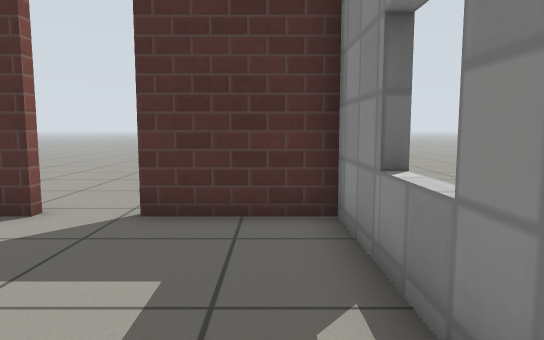
view 1 (above)

23 first-person views from a walk through a world built for the Gazebo simulator. The camera is 0.72 m above the floor, tilts 6° down and sees 70° across. The floor is counted in squares, 0.5 m on a side. Each view is taken from the middle of a square. On the plan, view 1 faces up. The plan holds only what a view shows up to about 16 squares ahead; the rest is blank. The place goes on beyond the plan. Gazebo's built-in surfaces are drawn with simple patterns.

view 2
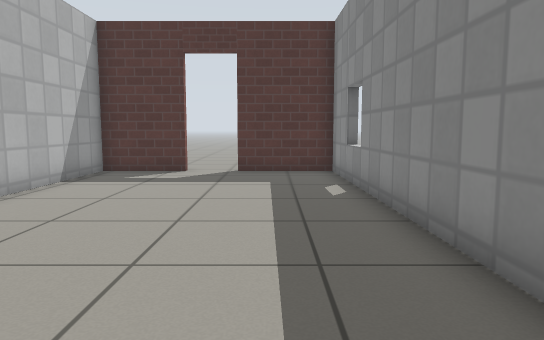

view 3
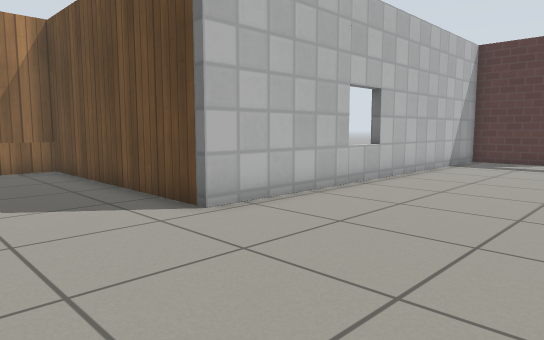

view 4
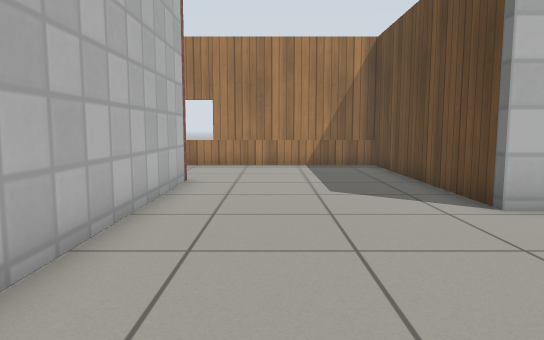

view 5
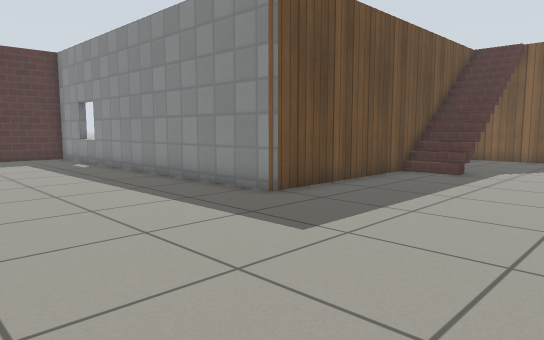

view 6
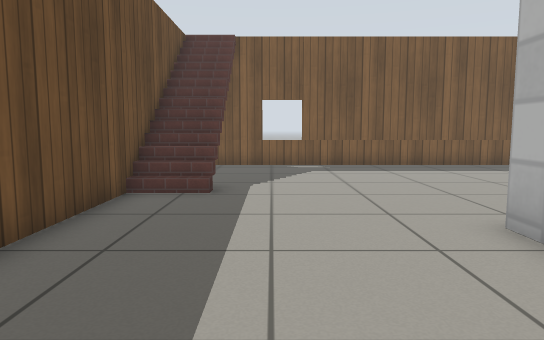

view 7
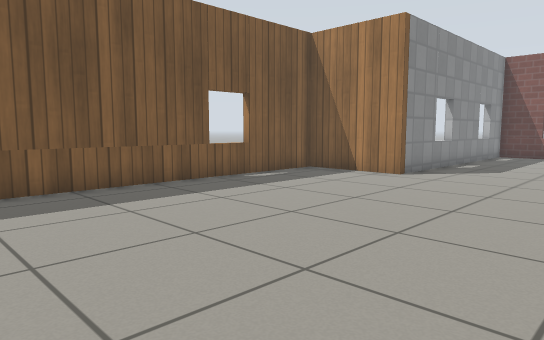

view 8
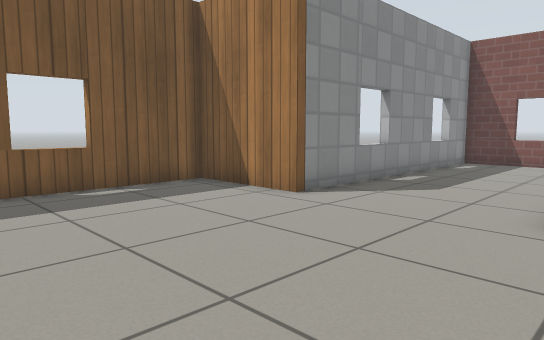

view 9
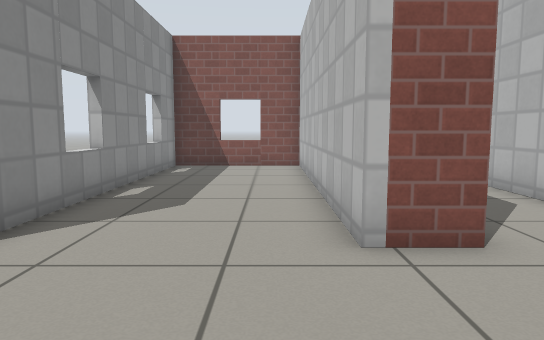

view 10
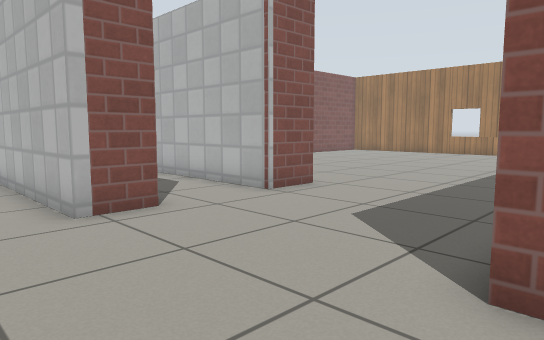

view 11
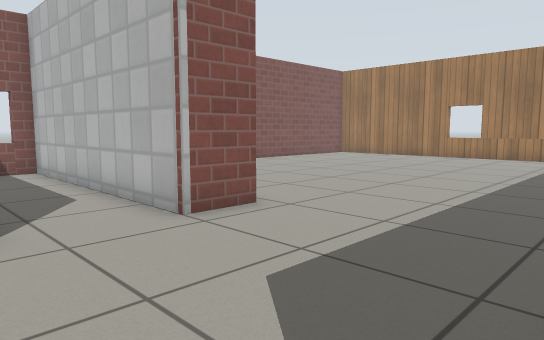

view 12
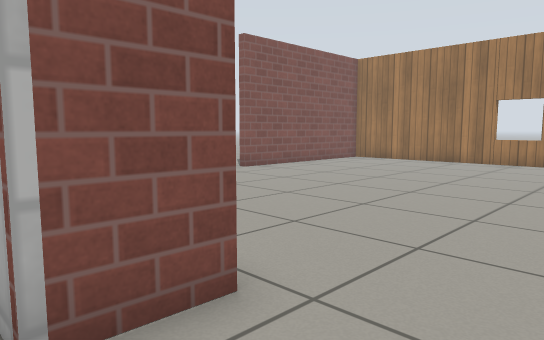

view 13
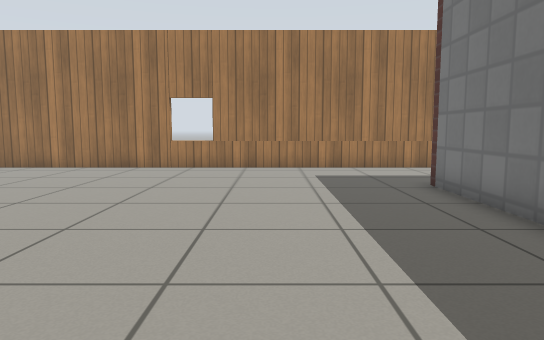

view 14
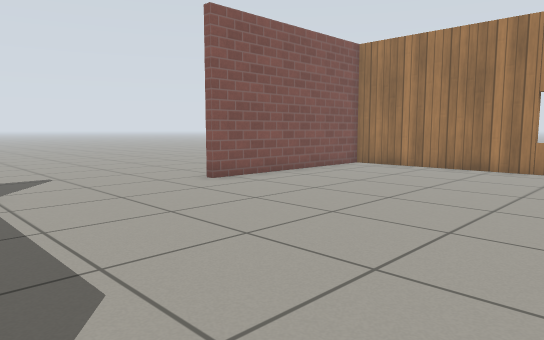

view 15
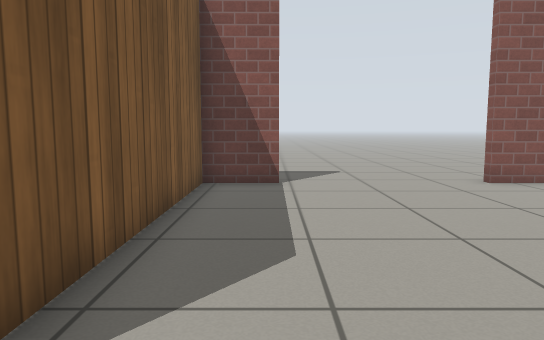

view 16
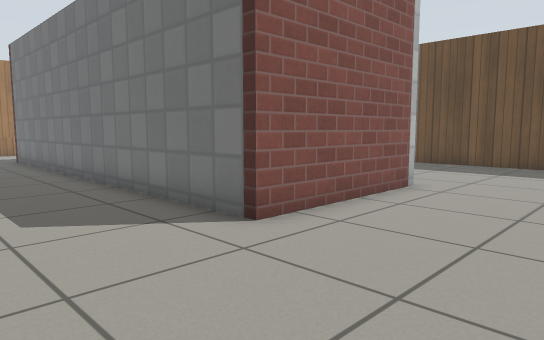

view 17
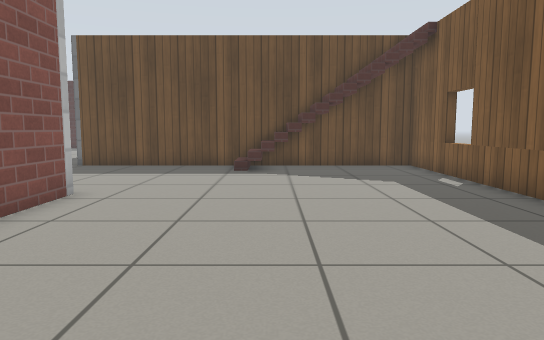

view 18
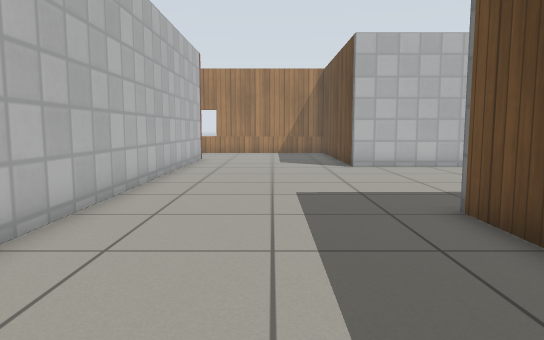

view 19
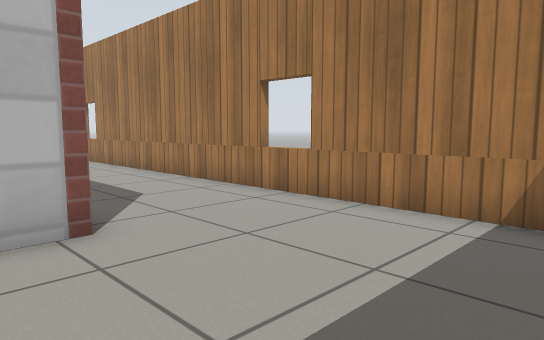

view 20
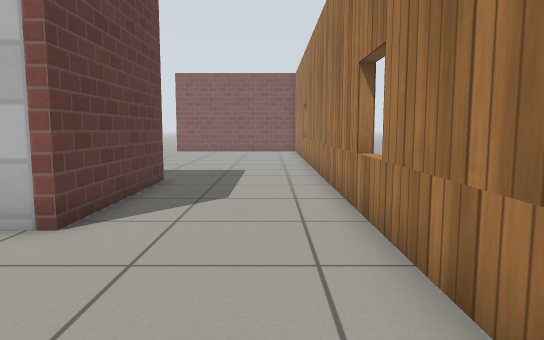

view 21
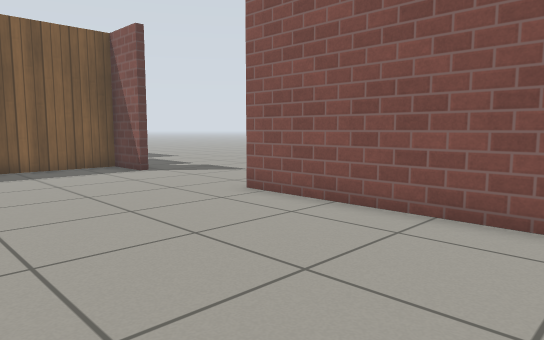

view 22
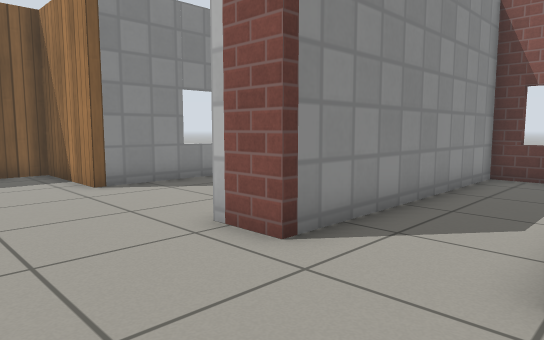

view 23
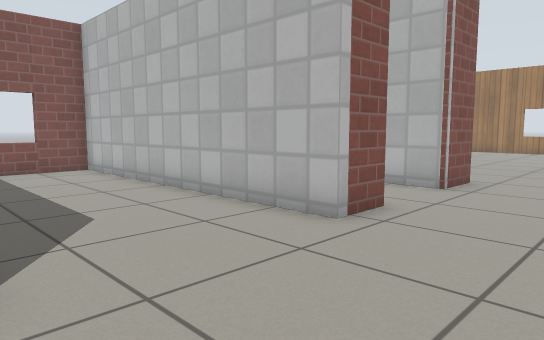

### Floor plan
Points are (right, up) in squares from view 1. A wall is a line through its corners. A room is listed if a view was taken in it or the views show most of it. See-through windows are left out.
Room 1 (views 1, 2, 3, 4, 5, 6, 7, 8, 9, 10, 11, 16, 17, 18, 19, 20, 23)
walls: (11.5, -7.7) (1.3, -7.7) (1.1, 6.3) (-2.2, 6.3); (4.4, -25.6) (5.9, -25.6) (5.9, -36.3) (10.8, -36.3) (10.8, -25.6) (14.5, -25.6) (14.5, -7.7) (13.5, -7.7); (-10.9, -14.4) (4.6, -14.4) (4.6, -19.9); (-3.9, 6.3) (-6.8, 6.3) (-6.8, -7.9) (-15.5, -7.9) (-15.5, -13.6)
ways out: opening at (4, -23) to room 2; opening at (-13, -14) to room 3; opening at (12.5, -8); open door at (-3.3, 6.3)
objects: stairs (9, -10) to (12, -10)
Room 2 (view 12)
walls: (1.5, -25.6) (1.5, -34.3) (4.4, -34.3) (4.4, -25.6); (4.6, -19.9) (1.6, -19.9)
ways out: opening at (4, -23) to room 1; opening at (0.5, -23) to room 3
Room 3 (views 13, 14, 15, 21, 22)
walls: (-0.2, -25.6) (1.5, -25.6); (-2.3, -34.3) (-0.1, -34.3) (-0.1, -26.5); (-14.8, -34.3) (-7.8, -34.3); (1.6, -19.9) (-10.9, -19.9) (-10.9, -14.4); (-15.5, -13.6) (-15.5, -34.2)
ways out: opening at (-13, -14) to room 1; opening at (0.5, -23) to room 2; opening at (-5, -35)

Positions as (right, up) in squares from view 1, and headings:
1: (0, 0), facing up
2: (-1, -7), facing up
3: (-1, -12), facing up-left
4: (0, -12), facing left
5: (-5, -14), facing up-right
6: (-1, -11), facing right
7: (5, -14), facing down-right
8: (5, -19), facing down-right
9: (7, -21), facing down
10: (8, -19), facing down-left
11: (5, -20), facing down-left
12: (2, -23), facing down-left
13: (-1, -24), facing left
14: (-1, -25), facing down-left
15: (-2, -24), facing down
16: (9, -24), facing up-left
17: (9, -23), facing up
18: (8, -11), facing left
19: (-9, -9), facing down-left
20: (-14, -9), facing down
21: (-15, -28), facing down-right
22: (1, -22), facing down-right
23: (11, -22), facing down-left
